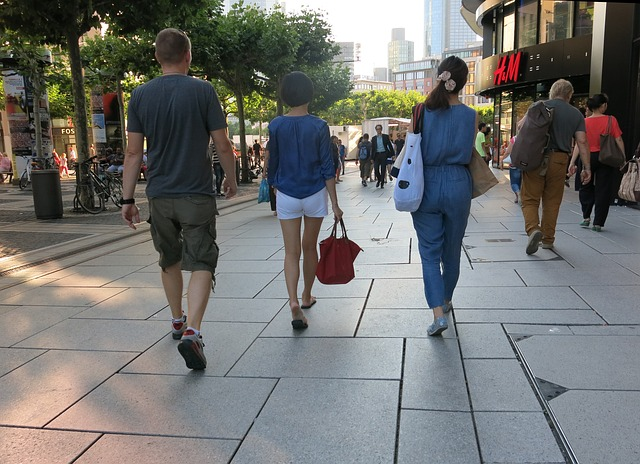
#> input picture Projects/data/pedestrians.jpg, 640 x 464 px
$ jupyter execute Sketching.ipynb
#> lines starting #> are read from the running program, lines starting #| are printed output that depends on the picture
[cell 1]
import cv2
import numpy as np
import matplotlib.pyplot as plt

image = cv2.imread('data/pedestrians.jpg')
#> image is the input picture: shape (464, 640, 3); mean B, G, R 113.1, 115.2, 114.7
plt.axis('off')
plt.imshow(image[:,:,::-1]);

[cell 2]
def show_image(im, ax=None, figsize=(10,8)):
    if not ax: _, ax = plt.subplots(1,1,figsize=figsize)
    if len(im.shape) == 2: im = np.tile(im[:,:,None], 3)
    ax.imshow(im[:,:,::-1])
    ax.xaxis.set_visible(False)
    ax.yaxis.set_visible(False)
    return ax

## Oil Painting Effect

[cell 3]
def oil_effect():
    res = cv2.xphoto.oilPainting(image, 7, 1)  #
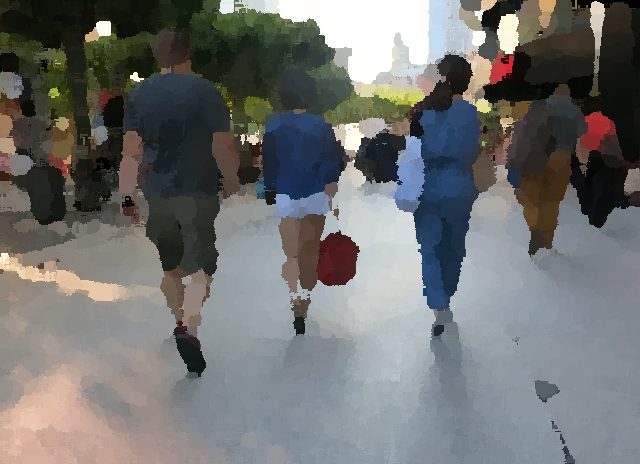
#> res: shape (464, 640, 3); mean B, G, R 112.7, 113.7, 112.7
    return res

show_image(oil_effect());

## Watercolor Effect

[cell 4]
res = cv2.stylization(image, sigma_s=60, sigma_r=0.5)
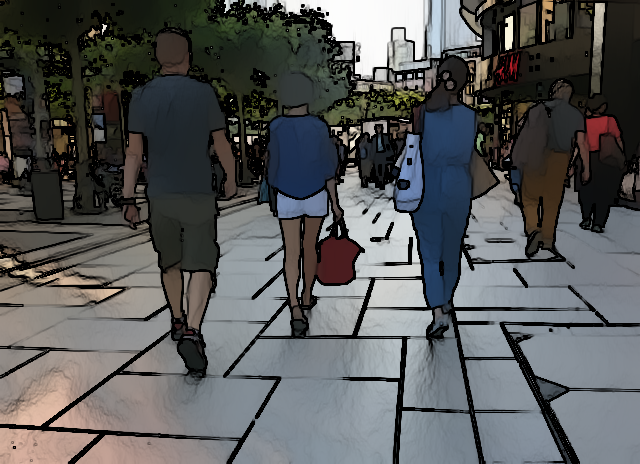
#> res: shape (464, 640, 3); mean B, G, R 89.7, 89.5, 88.2
plt.axis('off')
plt.imshow(res[:,:,::-1]);

## Black and White Colored Pencil Sketches

[cell 5]
# grayscale_sketch = cv2.pencilSketch(image, sigma_s=60, sigma_r=0.5, shade_factor=0.05)
# grayscale_sketch, colored_sketch = cv2.pencilSketch(image, sigma_s=100, sigma_r=0.1, shade_factor=0.02)
# plt.axis('off')
# plt.imshow(colored_sketch);
gray_img = cv2.cvtColor(image, cv2.COLOR_BGR2GRAY)
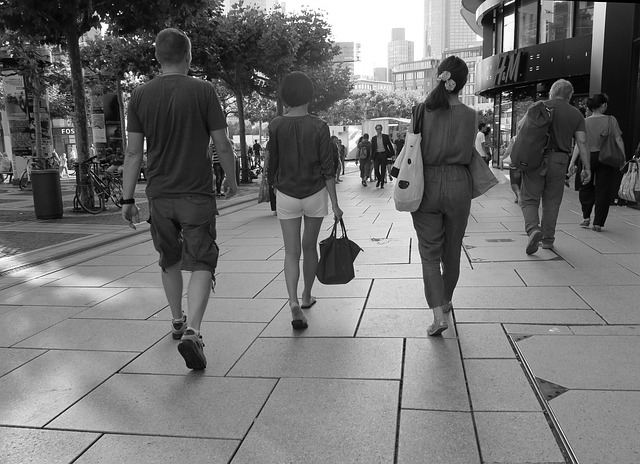
#> gray_img: shape (464, 640); min 0, max 255, mean 114.8
inverted_img = cv2.bitwise_not(gray_img)
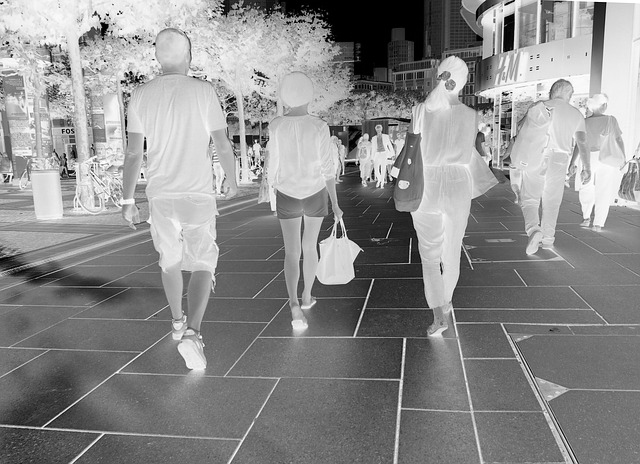
#> inverted_img: shape (464, 640); min 0, max 255, mean 140.2
blurred_img = cv2.GaussianBlur(inverted_img, (21, 21), sigmaX=0, sigmaY=0)
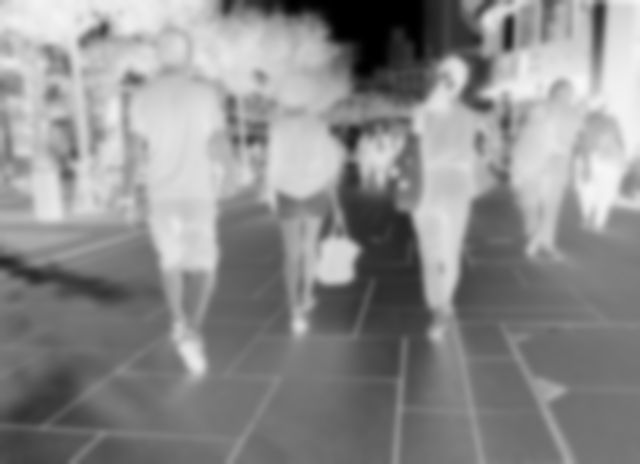
#> blurred_img: shape (464, 640); min 0, max 247, mean 140.2
inverted_blurred_img = cv2.bitwise_not(blurred_img)
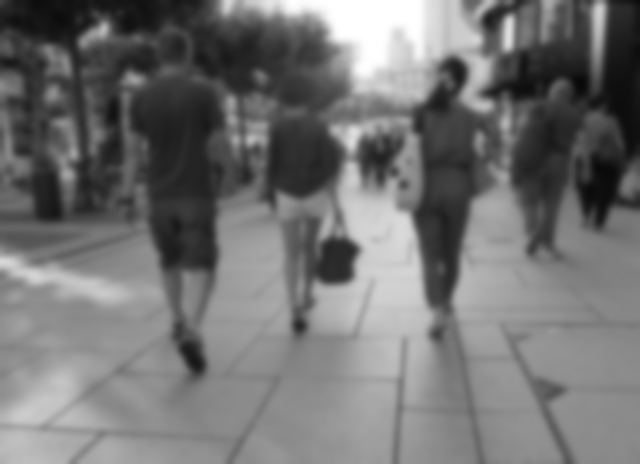
#> inverted_blurred_img: shape (464, 640); min 8, max 255, mean 114.8
sketch_img = cv2.divide(gray_img, inverted_blurred_img, scale=256)
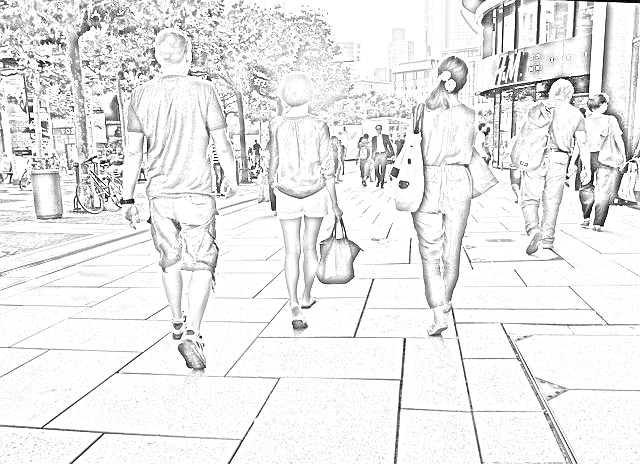
#> sketch_img: shape (464, 640); min 0, max 255, mean 234.2
plt.axis('off')
plt.imshow(sketch_img);

$ run again, with Projects/data/cars.jpg copied over Projects/data/pedestrians.jpg
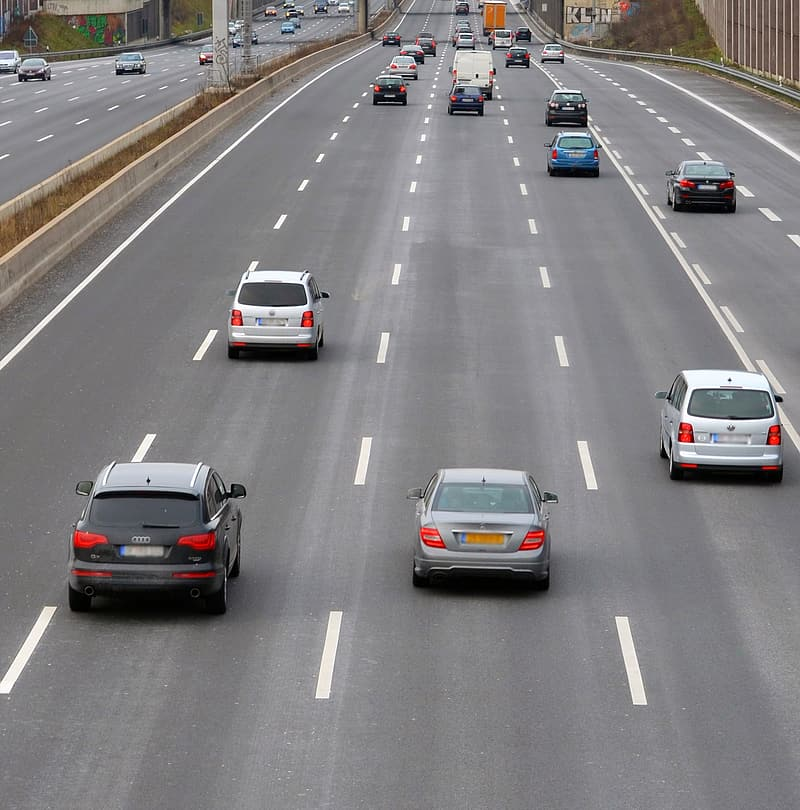
#> input picture Projects/data/cars.jpg, 800 x 810 px
#> image is the input picture: shape (810, 800, 3); mean B, G, R 129, 127.4, 129.6
#> `blurred_img = cv2.GaussianBlur(inverted_img, (21, 21), sigmaX=0, sigma..`:
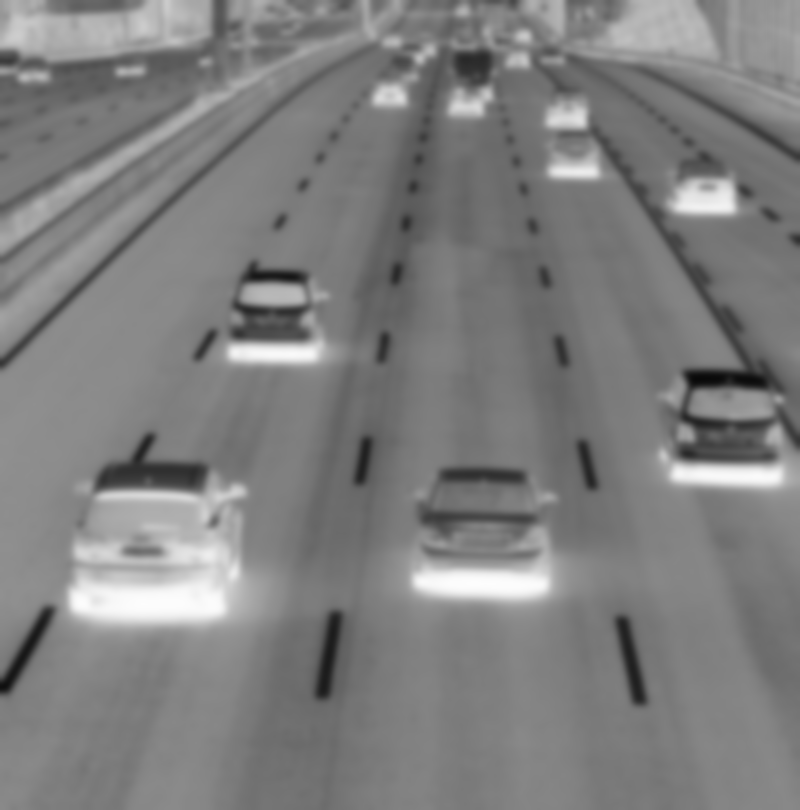
#> blurred_img: shape (810, 800); min 9, max 253, mean 126.8
#> `sketch_img = cv2.divide(gray_img, inverted_blurred_img, scale=256)`:
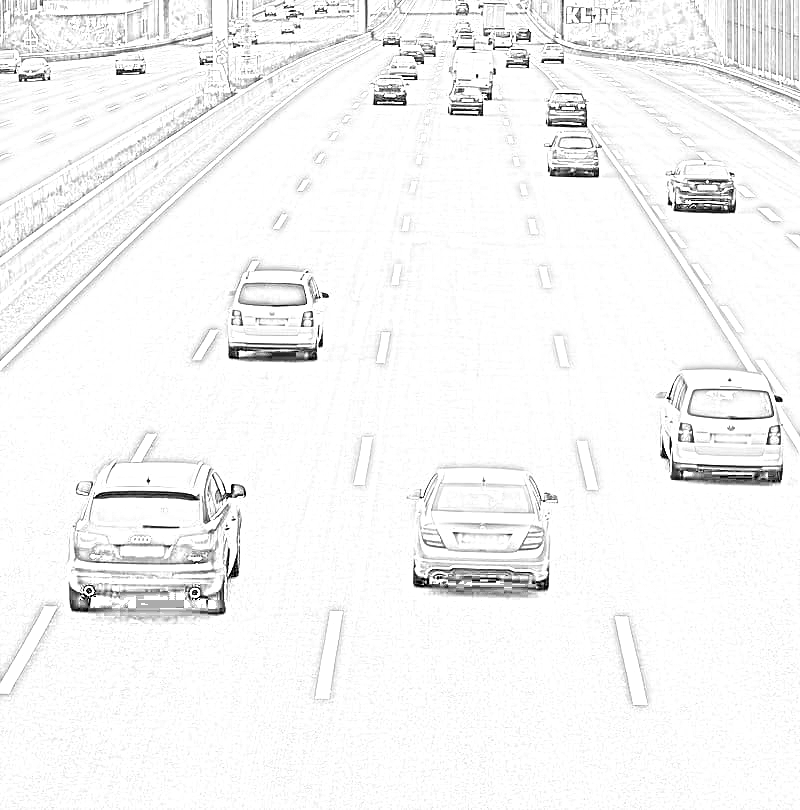
#> sketch_img: shape (810, 800); min 0, max 255, mean 245.1
